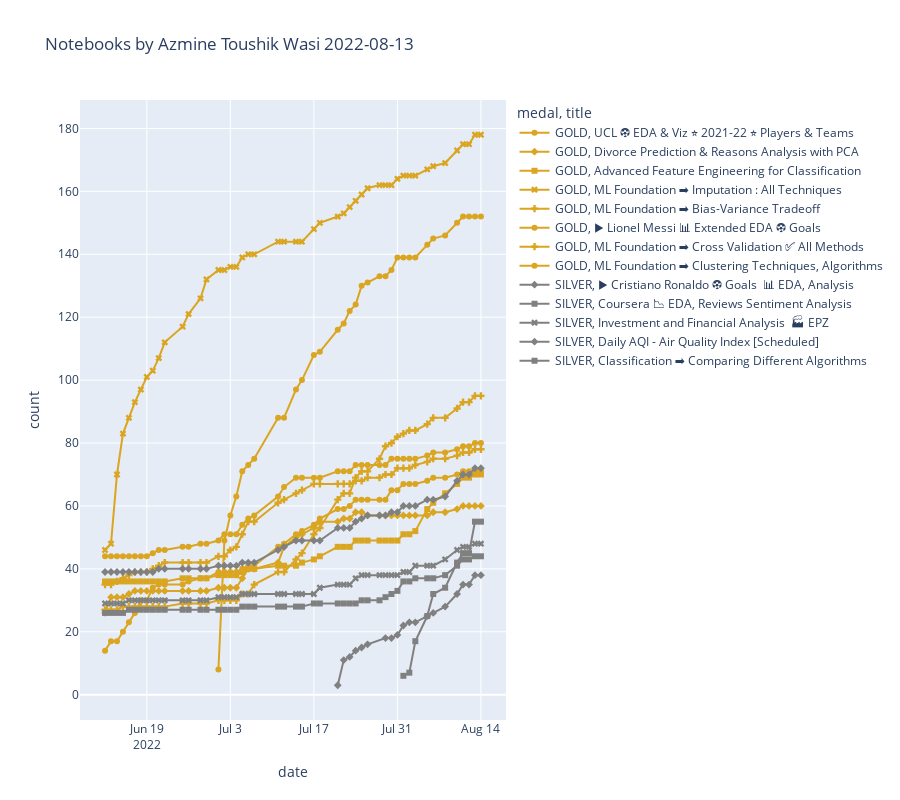

Write notebook code for a chart like this one.
### Code cell
color_map = {
    'GOLD': 'goldenrod',
    'SILVER': 'gray',
    'BRONZE': 'darkred',
    'N/A': '#333',
    'Not Found' : 'lime'
}
px.line(
    df_d,
    x='date',
    y='count',
    title=f'Notebooks by {df.author_displayName.get(0)} '+str(links[-2][25:35]),
    log_x=False,
    log_y=False,
    symbol='title',
    markers=True,
    #width=800, 
    height=800,
    color='medal',
    color_discrete_map=color_map,
    hover_name='title')
